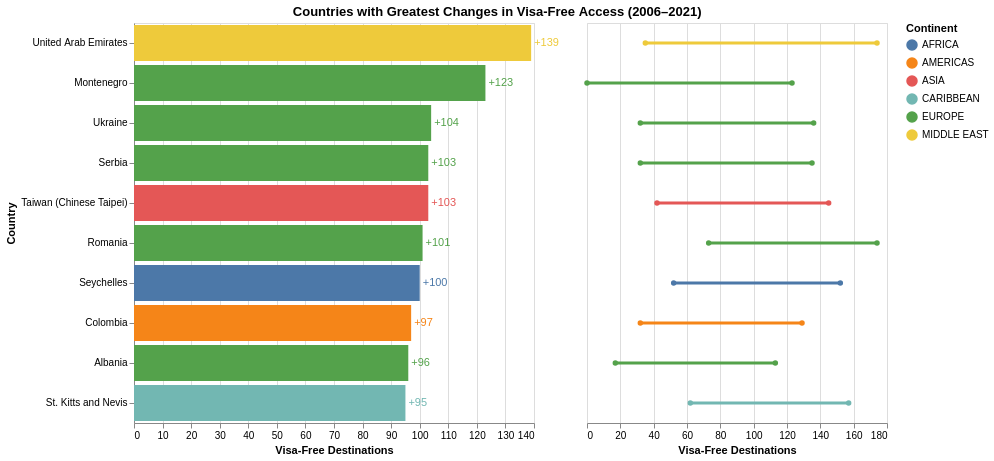

The cell this chart's notebook holds for it:
### Markdown cell above
# Q2: Which countries have experienced the greatest changes as visa-free countries between 2006 and 2021?

## Understanding the request
The goal was to identify which countries experienced the greatest changes in visa-free access between 2006 and 2021. Initially, I misunderstood the question, thinking it referred to where citizens of a country could travel visa-free. In fact, it refers to how many countries can now enter a specific country without a visa. Because the available dataset (country_lists.csv) does not include historical visa data, I limited the analysis to visa-free "exits," not "entries."

## My Approach
Given 199 countries across 15 years, plotting all data would create excessive visual noise. To address this, I focused on displaying only a selected range of countries—typically the top few with the greatest changes—using interactive sliders to adjust which ranks are shown. The visualization combines two complementary plots: a horizontal bar chart and a slope chart. The bar chart highlights the change in visa-free destinations from 2006 to 2021, while the slope chart preserves information about the start and end values. Colors represent continents to retain regional context.

Although this method loses details about changes within intermediate years, it provides a clear and interactive overview of how overall visa-free access evolved between 2006 and 2021, emphasizing both absolute levels and differences across regions.

### Code cell
data = country_lists.copy()

data_selected = data[['country', 'year_visa_free_count_2006', 'year_visa_free_count_2021', 'region']].copy()
data_selected = data_selected.rename(columns={
    'year_visa_free_count_2006': 'count_2006',
    'year_visa_free_count_2021': 'count_2021'
})

data_selected['change'] = data_selected['count_2021'] - data_selected['count_2006']
changes = data_selected.sort_values('change', ascending=False).reset_index(drop=True)
changes['rank'] = changes.index

changes_long = changes.melt(
    id_vars=['country', 'region', 'change', 'rank'],
    value_vars=['count_2006', 'count_2021'],
    var_name='year',
    value_name='visa_free_count'
)
changes_long['year'] = changes_long['year'].map({'count_2006': '2006', 'count_2021': '2021'})

start_param = alt.param('start', value=0, bind=alt.binding_range(min=0, max=len(changes)-10, step=1, name='Start Rank:'))
end_param = alt.param('end', value=10, bind=alt.binding_range(min=10, max=len(changes), step=1, name='End Rank:'))

base = alt.Chart(changes_long).encode(
    y=alt.Y('country:N',
            title='Country',
            sort=alt.EncodingSortField(field='change', order='descending'),
            axis=alt.Axis(labelLimit=200)),
    x=alt.X('change:Q', title='Visa-Free Destinations'),
    color=continent_color,
    tooltip=['country', 'region', 'year', 'visa_free_count', 'change']
).transform_filter(
    alt.datum.year == '2021'
).transform_filter(
    f"datum.rank >= start && datum.rank < end"  # ✅ correct JS signal syntax
).add_params(
    start_param,
    end_param
)

bars = base.mark_bar()
text_labels = base.mark_text(align='left', dx=3).encode(text=alt.Text('change:Q', format='+d'))

chart = (bars + text_labels).properties(
    title='',
    width=400,
    height=400
)

slope_chart = alt.Chart(changes_long).encode(
    y=alt.Y('country:N',
            sort=alt.EncodingSortField(field='change', order='descending'),
            axis=None),
    x=alt.X('visa_free_count:Q', title='Visa-Free Destinations'),
    color=continent_color,
    detail='country:N',
    tooltip=['country', 'region', 'year', 'visa_free_count', 'change']
).transform_filter(
    f"datum.rank >= start && datum.rank < end"  # ✅ same fix here
).add_params(
    start_param,
    end_param
).properties(
    width=300,
    height=400
)

lines = slope_chart.mark_line(point=True, size=3)

q2 = alt.hconcat(chart, lines).properties(
    title=alt.TitleParams(
        text="Countries with Greatest Changes in Visa-Free Access (2006–2021)",
        anchor="middle"
    )
)
q2

### Figure 1 — Vega-Lite specification as saved in the notebook (floating-point values rounded to 4 significant figures; data arrays with more than 128 entries replaced by an {"elided": "..."} marker saying what was removed)
{"config": {"view": {"continuousWidth": 300, "continuousHeight": 300}}, "hconcat": [{"layer": [{"mark": {"type": "bar"}, "encoding": {"color": {"field": "region", "title": "Continent", "type": "nominal"}, "tooltip": [{"field": "country", "type": "nominal"}, {"field": "region", "type": "nominal"}, {"field": "year", "type": "nominal"}, {"field": "visa_free_count", "type": "quantitative"}, {"field": "change", "type": "quantitative"}], "x": {"field": "change", "title": "Visa-Free Destinations", "type": "quantitative"}, "y": {"axis": {"labelLimit": 200}, "field": "country", "sort": {"field": "change", "order": "descending"}, "title": "Country", "type": "nominal"}}, "transform": [{"filter": "(datum.year === '2021')"}, {"filter": "datum.rank >= start && datum.rank < end"}]}, {"mark": {"type": "text", "align": "left", "dx": 3}, "encoding": {"color": {"field": "region", "title": "Continent", "type": "nominal"}, "text": {"field": "change", "format": "+d", "type": "quantitative"}, "tooltip": [{"field": "country", "type": "nominal"}, {"field": "region", "type": "nominal"}, {"field": "year", "type": "nominal"}, {"field": "visa_free_count", "type": "quantitative"}, {"field": "change", "type": "quantitative"}], "x": {"field": "change", "title": "Visa-Free Destinations", "type": "quantitative"}, "y": {"axis": {"labelLimit": 200}, "field": "country", "sort": {"field": "change", "order": "descending"}, "title": "Country", "type": "nominal"}}, "transform": [{"filter": "(datum.year === '2021')"}, {"filter": "datum.rank >= start && datum.rank < end"}]}], "height": 400, "title": "", "width": 400}, {"mark": {"type": "line", "point": true, "size": 3}, "encoding": {"color": {"field": "region", "title": "Continent", "type": "nominal"}, "detail": {"field": "country", "type": "nominal"}, "tooltip": [{"field": "country", "type": "nominal"}, {"field": "region", "type": "nominal"}, {"field": "year", "type": "nominal"}, {"field": "visa_free_count", "type": "quantitative"}, {"field": "change", "type": "quantitative"}], "x": {"field": "visa_free_count", "title": "Visa-Free Destinations", "type": "quantitative"}, "y": {"axis": null, "field": "country", "sort": {"field": "change", "order": "descending"}, "type": "nominal"}}, "height": 400, "transform": [{"filter": "datum.rank >= start && datum.rank < end"}], "width": 300}], "data": {"name": "data-0028f271b2efb79d33bdd144b9c11310"}, "params": [{"name": "start", "bind": {"input": "range", "max": 189, "min": 0, "name": "Start Rank:", "step": 1}, "value": 0}, {"name": "end", "bind": {"input": "range", "max": 199, "min": 10, "name": "End Rank:", "step": 1}, "value": 10}], "title": {"text": "Countries with Greatest Changes in Visa-Free Access (2006–2021)", "anchor": "middle"}, "$schema": "https://vega.github.io/schema/vega-lite/v5.20.1.json", "datasets": {"data-0028f271b2efb79d33bdd144b9c11310": {"elided": "398 records"}}}
